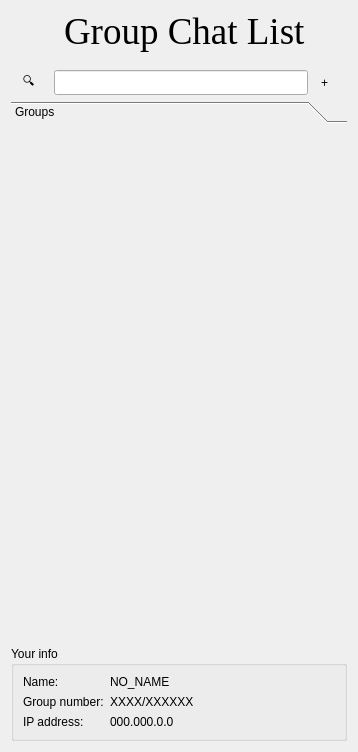
<?xml version="1.0" encoding="UTF-8"?>
<ui version="4.0">
 <class>ChatList</class>
 <widget class="QWidget" name="ChatList">
  <property name="geometry">
   <rect>
    <x>0</x>
    <y>0</y>
    <width>358</width>
    <height>752</height>
   </rect>
  </property>
  <property name="windowTitle">
   <string>Form</string>
  </property>
  <layout class="QVBoxLayout" name="verticalLayout">
   <item>
    <widget class="QWidget" name="widget" native="true">
     <layout class="QHBoxLayout" name="horizontalLayout">
      <property name="topMargin">
       <number>0</number>
      </property>
      <property name="bottomMargin">
       <number>12</number>
      </property>
      <item>
       <spacer name="horizontalSpacer">
        <property name="orientation">
         <enum>Qt::Horizontal</enum>
        </property>
        <property name="sizeHint" stdset="0">
         <size>
          <width>40</width>
          <height>20</height>
         </size>
        </property>
       </spacer>
      </item>
      <item>
       <widget class="QLabel" name="label_6">
        <property name="sizePolicy">
         <sizepolicy hsizetype="Preferred" vsizetype="Preferred">
          <horstretch>0</horstretch>
          <verstretch>0</verstretch>
         </sizepolicy>
        </property>
        <property name="maximumSize">
         <size>
          <width>50</width>
          <height>50</height>
         </size>
        </property>
        <property name="text">
         <string/>
        </property>
        <property name="pixmap">
         <pixmap resource="resource.qrc">:/icon/icons/logo_fox.png</pixmap>
        </property>
        <property name="scaledContents">
         <bool>true</bool>
        </property>
       </widget>
      </item>
      <item>
       <widget class="QLabel" name="label">
        <property name="font">
         <font>
          <family>Times New Roman</family>
          <pointsize>28</pointsize>
         </font>
        </property>
        <property name="text">
         <string>Group Chat List</string>
        </property>
       </widget>
      </item>
      <item>
       <spacer name="horizontalSpacer_2">
        <property name="orientation">
         <enum>Qt::Horizontal</enum>
        </property>
        <property name="sizeHint" stdset="0">
         <size>
          <width>40</width>
          <height>20</height>
         </size>
        </property>
       </spacer>
      </item>
     </layout>
    </widget>
   </item>
   <item>
    <widget class="QWidget" name="widget_2" native="true">
     <layout class="QHBoxLayout" name="horizontalLayout_2">
      <property name="leftMargin">
       <number>12</number>
      </property>
      <property name="topMargin">
       <number>0</number>
      </property>
      <property name="rightMargin">
       <number>12</number>
      </property>
      <property name="bottomMargin">
       <number>0</number>
      </property>
      <item>
       <widget class="QLabel" name="label_2">
        <property name="minimumSize">
         <size>
          <width>25</width>
          <height>25</height>
         </size>
        </property>
        <property name="text">
         <string>🔍</string>
        </property>
       </widget>
      </item>
      <item>
       <widget class="QLineEdit" name="leSearch">
        <property name="minimumSize">
         <size>
          <width>25</width>
          <height>25</height>
         </size>
        </property>
       </widget>
      </item>
      <item>
       <widget class="QToolButton" name="btnNewChat">
        <property name="minimumSize">
         <size>
          <width>0</width>
          <height>25</height>
         </size>
        </property>
        <property name="maximumSize">
         <size>
          <width>16777215</width>
          <height>25</height>
         </size>
        </property>
        <property name="text">
         <string>+</string>
        </property>
        <property name="icon">
         <iconset resource="resource.qrc">
          <normaloff>:/icon/icons/add.png</normaloff>:/icon/icons/add.png</iconset>
        </property>
        <property name="iconSize">
         <size>
          <width>20</width>
          <height>25</height>
         </size>
        </property>
        <property name="toolButtonStyle">
         <enum>Qt::ToolButtonIconOnly</enum>
        </property>
        <property name="autoRaise">
         <bool>true</bool>
        </property>
       </widget>
      </item>
     </layout>
    </widget>
   </item>
   <item>
    <widget class="QToolBox" name="toolBox">
     <property name="currentIndex">
      <number>0</number>
     </property>
     <widget class="QWidget" name="page">
      <property name="geometry">
       <rect>
        <x>0</x>
        <y>0</y>
        <width>334</width>
        <height>470</height>
       </rect>
      </property>
      <attribute name="label">
       <string>Groups</string>
      </attribute>
      <layout class="QVBoxLayout" name="vLayout"/>
     </widget>
    </widget>
   </item>
   <item>
    <widget class="QGroupBox" name="groupBox">
     <property name="autoFillBackground">
      <bool>false</bool>
     </property>
     <property name="title">
      <string>Your info</string>
     </property>
     <property name="flat">
      <bool>false</bool>
     </property>
     <layout class="QGridLayout" name="gridLayout">
      <item row="1" column="0">
       <widget class="QLabel" name="label_4">
        <property name="sizePolicy">
         <sizepolicy hsizetype="Fixed" vsizetype="Preferred">
          <horstretch>0</horstretch>
          <verstretch>0</verstretch>
         </sizepolicy>
        </property>
        <property name="text">
         <string>Group number:</string>
        </property>
       </widget>
      </item>
      <item row="0" column="1">
       <widget class="QLabel" name="lbName">
        <property name="text">
         <string>NO_NAME</string>
        </property>
       </widget>
      </item>
      <item row="2" column="0">
       <widget class="QLabel" name="label_5">
        <property name="text">
         <string>IP address:</string>
        </property>
       </widget>
      </item>
      <item row="0" column="0">
       <widget class="QLabel" name="label_3">
        <property name="text">
         <string>Name:</string>
        </property>
       </widget>
      </item>
      <item row="2" column="1">
       <widget class="QLabel" name="lbIP">
        <property name="text">
         <string>000.000.0.0</string>
        </property>
       </widget>
      </item>
      <item row="1" column="1">
       <widget class="QLabel" name="lbGroupNumber">
        <property name="text">
         <string>XXXX/XXXXXX</string>
        </property>
       </widget>
      </item>
     </layout>
    </widget>
   </item>
  </layout>
 </widget>
 <resources>
  <include location="resource.qrc"/>
 </resources>
 <connections/>
</ui>
